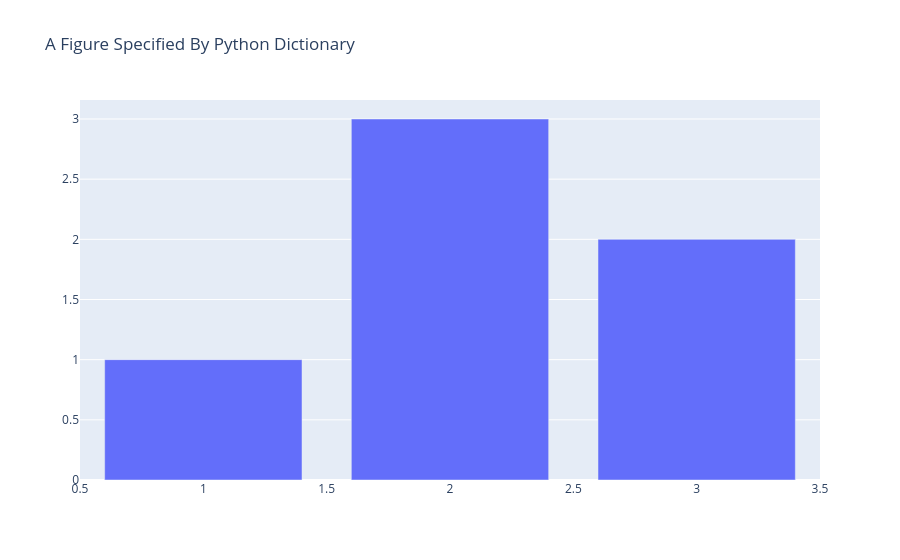

The cell this chart's notebook holds for it:
### Code cell
fig = dict({
    "data": [{"type": "bar",
              "x": [1, 2, 3],
              "y": [1, 3, 2]}],
    "layout": {"title": {"text": "A Figure Specified By Python Dictionary"}}
})

# To display the figure defined by this dict, use the low-level plotly.io.show function
import plotly.io as pio

f2 = go.FigureWidget(fig)
pio.show(f2)
print(fig['data'])
for i in range(10):
    time.sleep(0.5)
    # print(fig)
    if (f2['data']) and (f2['data'][0]) and (f2['data'][0]['y']):
        f2['data'][0].y = [np.random.randint(0,10, 5), np.random.randint(0,10, 5), np.random.randint(0,10, 5)]

### Figure 1 — Plotly figure (JSON) as saved in the notebook; plotly's stock layout.template omitted (floating-point values rounded to 4 significant figures)
{"data": [{"type": "bar", "uid": "a08fb3e4-3cbb-45f3-b949-e0552168c9a6", "x": [1, 2, 3], "y": [1, 3, 2]}], "layout": {"title": {"text": "A Figure Specified By Python Dictionary"}}}
